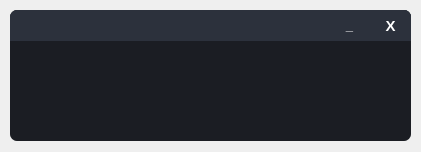
<?xml version="1.0" encoding="UTF-8"?>
<ui version="4.0">
 <class>Form</class>
 <widget class="QWidget" name="Form">
  <property name="geometry">
   <rect>
    <x>0</x>
    <y>0</y>
    <width>421</width>
    <height>152</height>
   </rect>
  </property>
  <property name="windowTitle">
   <string>Form</string>
  </property>
  <widget class="QFrame" name="Window">
   <property name="geometry">
    <rect>
     <x>10</x>
     <y>10</y>
     <width>401</width>
     <height>131</height>
    </rect>
   </property>
   <property name="styleSheet">
    <string notr="true">QFrame{
	border-radius: 7px;
	background-color: #1B1D23;
}</string>
   </property>
   <property name="frameShape">
    <enum>QFrame::StyledPanel</enum>
   </property>
   <property name="frameShadow">
    <enum>QFrame::Raised</enum>
   </property>
   <widget class="QFrame" name="WindowFrame">
    <property name="geometry">
     <rect>
      <x>0</x>
      <y>0</y>
      <width>401</width>
      <height>31</height>
     </rect>
    </property>
    <property name="styleSheet">
     <string notr="true">QFrame{
	border-bottom-left-radius: 0px;
	border-bottom-right-radius: 0px;
	background-color: #2C313C;
}</string>
    </property>
    <property name="frameShape">
     <enum>QFrame::StyledPanel</enum>
    </property>
    <property name="frameShadow">
     <enum>QFrame::Raised</enum>
    </property>
    <widget class="QPushButton" name="CloseWindowButton">
     <property name="geometry">
      <rect>
       <x>360</x>
       <y>0</y>
       <width>41</width>
       <height>31</height>
      </rect>
     </property>
     <property name="font">
      <font>
       <pointsize>11</pointsize>
       <weight>75</weight>
       <bold>true</bold>
      </font>
     </property>
     <property name="cursor">
      <cursorShape>PointingHandCursor</cursorShape>
     </property>
     <property name="styleSheet">
      <string notr="true">QPushButton{
	color: white;
	border: none;
	border-top-right-radius: 7px;
	background-color: #2C313C;
}

QPushButton:hover{
	background-color: #45494D;
}

QPushButton:pressed{
	color: #EA2F4E;
}</string>
     </property>
     <property name="text">
      <string>X</string>
     </property>
    </widget>
    <widget class="QPushButton" name="MinimizeWindowButton">
     <property name="geometry">
      <rect>
       <x>319</x>
       <y>0</y>
       <width>41</width>
       <height>31</height>
      </rect>
     </property>
     <property name="font">
      <font>
       <pointsize>10</pointsize>
       <weight>75</weight>
       <bold>true</bold>
      </font>
     </property>
     <property name="cursor">
      <cursorShape>PointingHandCursor</cursorShape>
     </property>
     <property name="styleSheet">
      <string notr="true">QPushButton{
	color: white;
	border: none;
	background-color: #2C313C;
}

QPushButton:hover{
	background-color: #45494D;
}

QPushButton:pressed{
	color: #EA2F4E;
}</string>
     </property>
     <property name="text">
      <string>_</string>
     </property>
     <property name="default">
      <bool>false</bool>
     </property>
    </widget>
   </widget>
   <widget class="QLabel" name="Label">
    <property name="geometry">
     <rect>
      <x>20</x>
      <y>40</y>
      <width>361</width>
      <height>21</height>
     </rect>
    </property>
    <property name="sizePolicy">
     <sizepolicy hsizetype="Minimum" vsizetype="Fixed">
      <horstretch>0</horstretch>
      <verstretch>0</verstretch>
     </sizepolicy>
    </property>
    <property name="font">
     <font>
      <pointsize>11</pointsize>
      <weight>75</weight>
      <italic>false</italic>
      <bold>true</bold>
      <underline>false</underline>
      <strikeout>false</strikeout>
      <kerning>true</kerning>
     </font>
    </property>
    <property name="styleSheet">
     <string notr="true">QLabel{
	color: white;
}</string>
    </property>
    <property name="text">
     <string/>
    </property>
    <property name="alignment">
     <set>Qt::AlignCenter</set>
    </property>
   </widget>
  </widget>
 </widget>
 <resources/>
 <connections/>
</ui>
